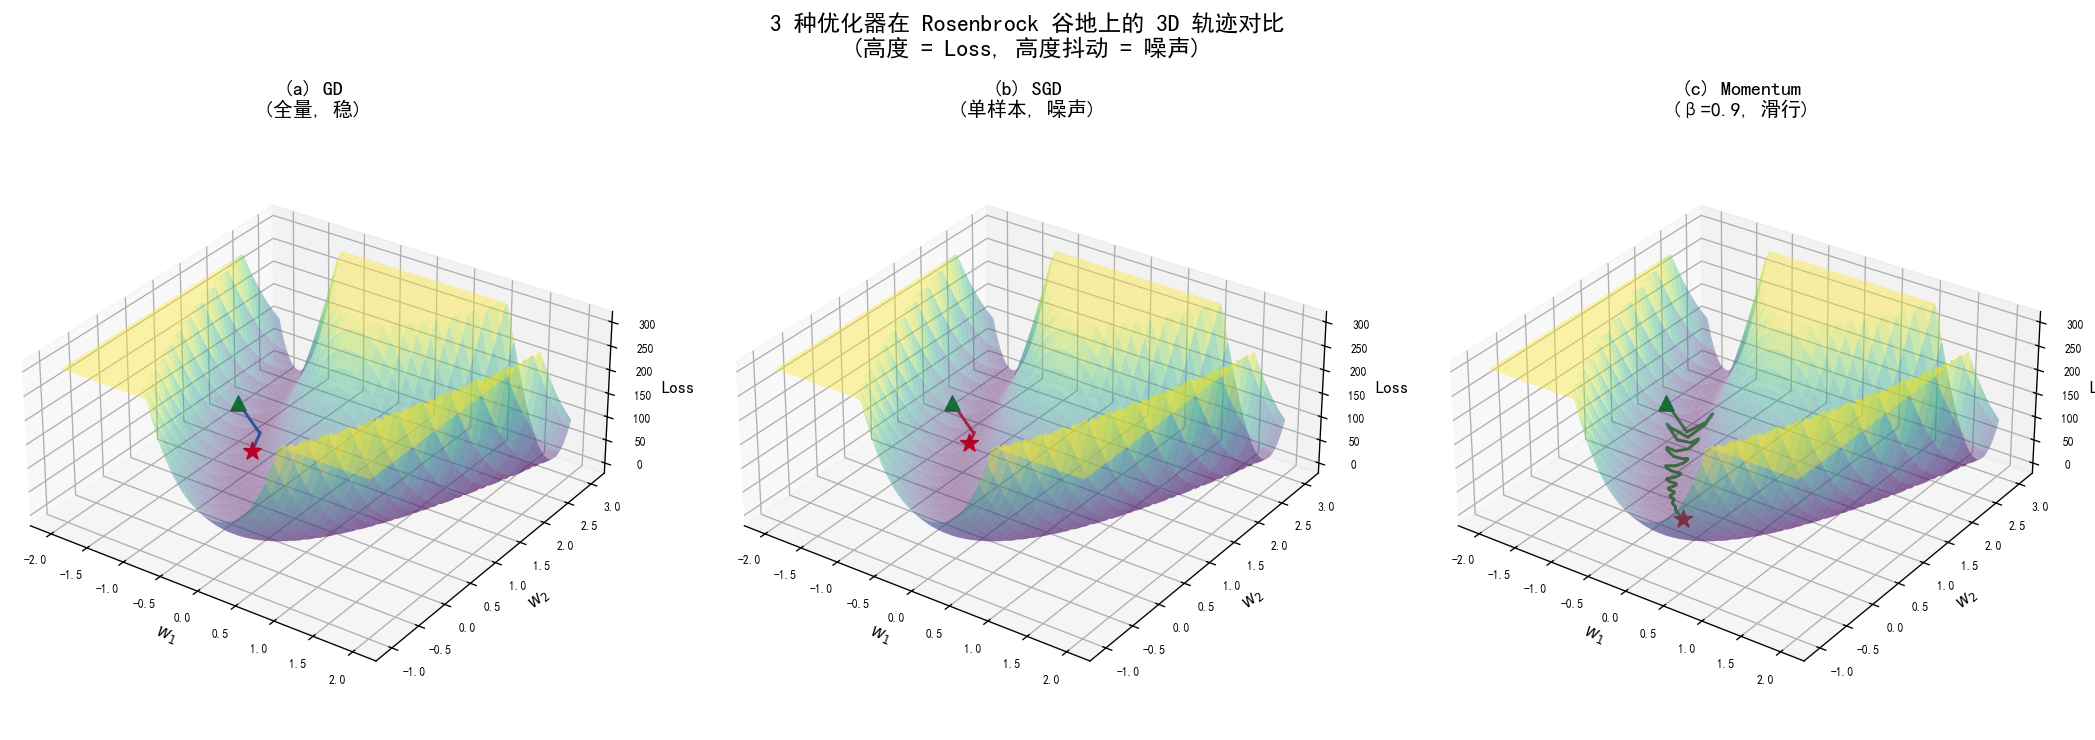

Here is the Python script that generated this plot:
"""
3-5-trajectories-3d.py
Show optimizer trajectories in 3D: the (w1, w2) position + loss height.
SGD's noisy path is visually obvious in 3D; Mini-batch's smooth glide contrasts clearly.

Output: assets/figures/3-5-trajectories-3d.png
"""
import os
os.makedirs("assets/figures", exist_ok=True)

import numpy as np
import matplotlib.pyplot as plt
from mpl_toolkits.mplot3d import Axes3D  # noqa


def rosenbrock(x, y):
    return (1 - x) ** 2 + 100 * (y - x ** 2) ** 2


def rosenbrock_grad(x, y):
    gx = -2 * (1 - x) - 400 * x * (y - x ** 2)
    gy = 200 * (y - x ** 2)
    return np.array([gx, gy])


def optimize(kind, start, lr, n_iter, noise=0.0, beta=0.9):
    p = start.copy()
    v = np.zeros_like(p)
    traj = [p.copy()]
    for _ in range(n_iter):
        g = rosenbrock_grad(p[0], p[1])
        if noise > 0:
            g += np.random.randn(2) * noise
        if kind == "sgd":
            p = p - lr * g
        elif kind == "momentum":
            v = beta * v - lr * g
            p = p + v
        traj.append(p.copy())
    return np.array(traj)


fig = plt.figure(figsize=(18, 6))

x = np.linspace(-2, 2, 150)
y = np.linspace(-1, 3, 150)
X, Y = np.meshgrid(x, y)
Z = rosenbrock(X, Y)
Z = np.clip(Z, 0, 300)

start = np.array([-1.5, 1.5])
np.random.seed(0)

trajs = {
    "GD\n(全量, 稳)":         optimize("sgd",      start, lr=0.0005, n_iter=500,  noise=0.0),
    "SGD\n(单样本, 噪声)":   optimize("sgd",      start, lr=0.0005, n_iter=300,  noise=0.4),
    "Momentum\n(β=0.9, 滑行)": optimize("momentum", start, lr=0.0005, n_iter=100,  noise=0.0),
}

colors = {"GD\n(全量, 稳)": "C0", "SGD\n(单样本, 噪声)": "C3", "Momentum\n(β=0.9, 滑行)": "C2"}

for i, (name, traj) in enumerate(trajs.items(), 1):
    ax = fig.add_subplot(1, 3, i, projection="3d")
    ax.plot_surface(X, Y, Z, cmap="viridis", alpha=0.4,
                     linewidth=0, rstride=4, cstride=4, antialiased=True)
    z = np.array([rosenbrock(p[0], p[1]) for p in traj])
    z = np.clip(z, 0, 300)
    ax.plot(traj[:, 0], traj[:, 1], z, color=colors[name], linewidth=1.8, alpha=0.95)
    ax.scatter(traj[0, 0], traj[0, 1], z[0], c="green", s=80, marker="^", zorder=5)
    ax.scatter(traj[-1, 0], traj[-1, 1], z[-1], c="red", s=120, marker="*", zorder=5)
    ax.set_title(f"({chr(96+i)}) {name}", fontsize=12, fontweight="bold")
    ax.set_xlabel("$w_1$", labelpad=2)
    ax.set_ylabel("$w_2$", labelpad=2)
    ax.set_zlabel("Loss", labelpad=2)
    ax.view_init(elev=30, azim=-55)
    ax.set_box_aspect((1, 1, 0.45))
    ax.tick_params(axis="both", labelsize=7)
    ax.tick_params(axis="z", labelsize=7)

plt.suptitle("3 种优化器在 Rosenbrock 谷地上的 3D 轨迹对比\n(高度 = Loss, 高度抖动 = 噪声)",
             fontsize=14, fontweight="bold", y=1.02)
plt.tight_layout()
plt.savefig("assets/figures/3-5-trajectories-3d.png", dpi=120, bbox_inches="tight")
print("Saved: assets/figures/3-5-trajectories-3d.png")
